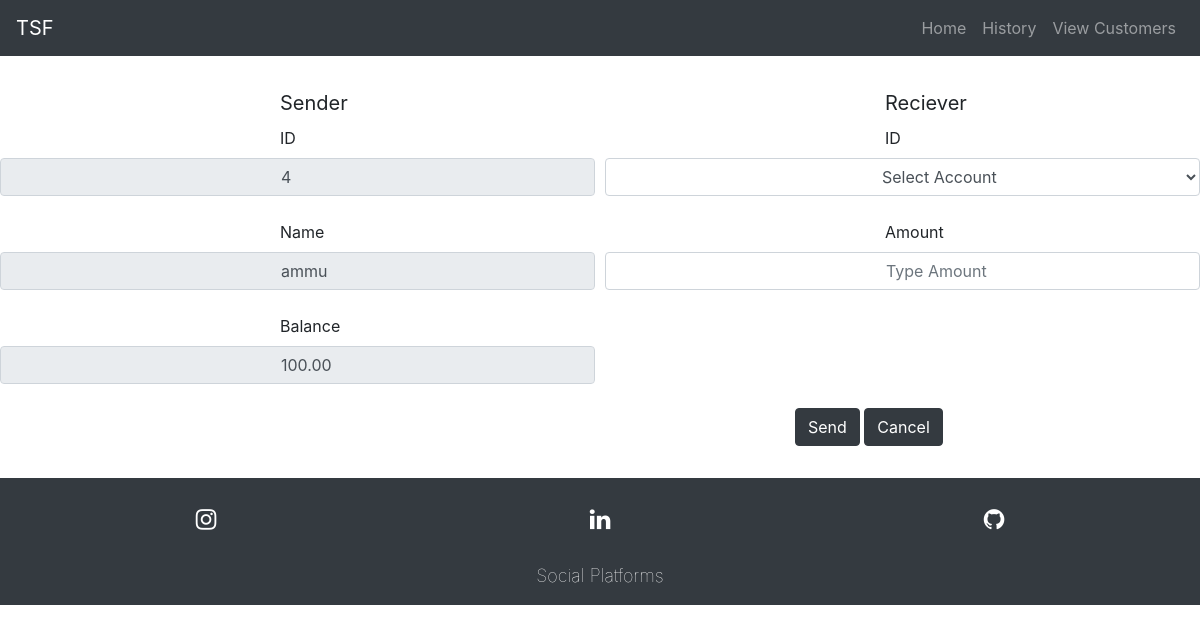
The app's page /transfer.php?ID=4 with its own data.
### tables this page shows
CREATE TABLE `customer` (
  `ID` int(255) NOT NULL,
  `Name` varchar(255) NOT NULL,
  `Email` varchar(255) NOT NULL,
  `Balance` decimal(10,2) NOT NULL
);

### transfer.php (the view, shortened to what this page needs)
<!doctype html>
<html lang="en">
<?php
    include("functions.php");
?>
<head>
  <link rel="stylesheet" href="https://maxcdn.bootstrapcdn.com/bootstrap/4.5.2/css/bootstrap.min.css">
    <link rel="stylesheet" href="https://cdnjs.cloudflare.com/ajax/libs/font-awesome/4.7.0/css/font-awesome.min.css">
    <link rel="stylesheet" type="text/css" href="css/style.css">
</head>
<body>
<nav class="navbar navbar-expand-lg navbar-dark bg-dark">
  <a class="navbar-brand" href="#">TSF</a>
  <div class="collapse navbar-collapse" id="navbarSupportedContent">
    <ul class="navbar-nav ml-auto">
    <li class="nav-item">
        <a class="nav-link" href="index.php">Home </a>
      </li>
      <li class="nav-item">
        <a class="nav-link" href="history.php">History </a>
      </li>
      <li class="nav-item">
        <a class="nav-link" href="customers.php">View Customers </a>
      </li>
    </ul>
  </div>
</nav>
          <?php
               if(isset($_GET['ID'])) {
                  $c_ID = $_GET['ID'];
                  $get = "select * from customer where id='$c_ID'";
                  $result = mysqli_query($conn, $get);
                  $set = mysqli_fetch_array($result);
                  $ID = $set['ID'];
                  $Name = $set['Name'];
                  $Balance = $set['Balance'];
                  echo"
                      <form action='transfer.php?ID=$c_ID' method='post' enctype='multipart/form-data'>
                      <div class='form-row'>
                        <div class='col-lg-6 col-md-6 col-sm-12 mb-3 mx-auto col1'>
                          <label for='from' style='font-size: 20px;padding-left:35vh;padding-top:4vh;'>Sender</label>
                            <br>
                                  <label for='Sender_Account' style='padding-left:35vh;'>ID</label>
                                  <input type='number' class='form-control' name='Sender_Account' style='padding-left:35vh;' value='$ID' readonly>
                                    <br>
                                  <label for='Sender_Name' style='padding-left:35vh;'>Name</label>
                                  <input type='text' class='form-control' name='Sender_Name' style='padding-left:35vh;' value='$Name' readonly>
                                    <br>
                                  <label for='curr_bal' style='padding-left:35vh;'>Balance</label>
                                  <input type='number' class='form-control' style='padding-left:35vh;' name='curr_bal' value='$Balance' readonly>
                        </div>
                        <div class='col-lg-6 col-md-6 col-sm-12 mb-3 mx-auto col2'>
                             <label for='to' style='font-size: 20px;padding-left:35vh;padding-top:4vh;'>Reciever</label>
                                <br>
                                  <label for='Reciever' style='padding-left:35vh;'>ID</label>
                                  <select class='form-control' style='padding-left:34vh;' name='Reciever' required>
                                      <option value='0'>Select Account</option>
                                ";
                                      echo"
                                  </select>
                              <br>
                                  <label for='Amount' style='padding-left:35vh;'>Amount</label>
                                  <input type='number' class='form-control' style='padding-left:35vh;' name='Amount' placeholder='Type Amount' required>
                          </div>
                      </form>
                      <center>
                      <button type='submit' class='btn btn-dark' style='margin-left:100vh;' name='transfer'>Send</button>
                      <button class='btn btn-dark my-2'>
                                      <a href='customers.php' style='text-decoration: none; color:white;'>Cancel</a>
                                  </button>
                    </div>
                  ";
              }
          ?>
      <footer>
    <div class="row p-4 bg-dark">
    <div class="col-lg-4 col-md-4 col-sm-4 c">
        <a href="https://www.instagram.com/__garvit__chauhan__/"><i class="fa fa-instagram" aria-hidden="true" ></i></a>
      </div>
      <div class="col-lg-4 col-md-4 col-sm-4 c">
        <a href="https://www.linkedin.com/in/garvit-chauhan-a26295200"><i class="fa fa-linkedin" aria-hidden="true"></i></a>
      </div>
      <div class="col-lg-4 col-md-4 col-sm-4 c">
        <a href="https://github.com/Xerexgarvit"><i class="fa fa-github" aria-hidden="true"></i></a>
      </div>
    </div>
      <div>
        <div class="container-fluid bg-dark social">
        Social Platforms
        </div>
      </div>
  </footer>
</body>
</html>

### css/style.css (style rules this page uses)
* { margin: 0; padding: 0; box-sizing: border-box; }
body { overflow-x: hidden; }
footer { margin-top:3vh; }
.c { text-align:center; }
footer a { color: white; text-anchor:center; padding: auto; font-size:x-large; }
.social { text-align:center; color:white; font-weight:100; font-size:large; padding-bottom: 2vh; }

### records on screen
customer: Sender_Account "4", Sender_Name "ammu", curr_bal "100.00"
